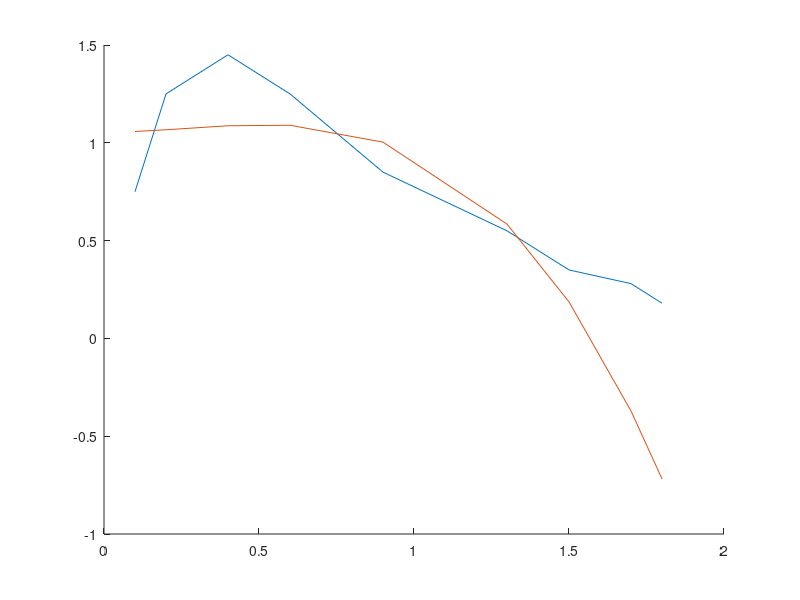

Here is the MATLAB script that generated this plot:
Xg = [.1,.2,.4,.6,.9,1.3,1.5,1.7,1.8]';
Yg = [.75,1.25,1.45,1.25,.85,.55,.35,.28,.18]';

% Part B
% Y: = log(y) - log(x)
Z = [ones(size(Xg)) Xg Xg.^2];
coeff = (Z'*Z)\(Z'*Yg);
Sr = sum((Yg-Z*coeff).^2);
hold on
plot(Xg,Yg);
plot(Xg,coeff(1) + coeff(2)*Xg.^2 + coeff(3)*Xg.^3);